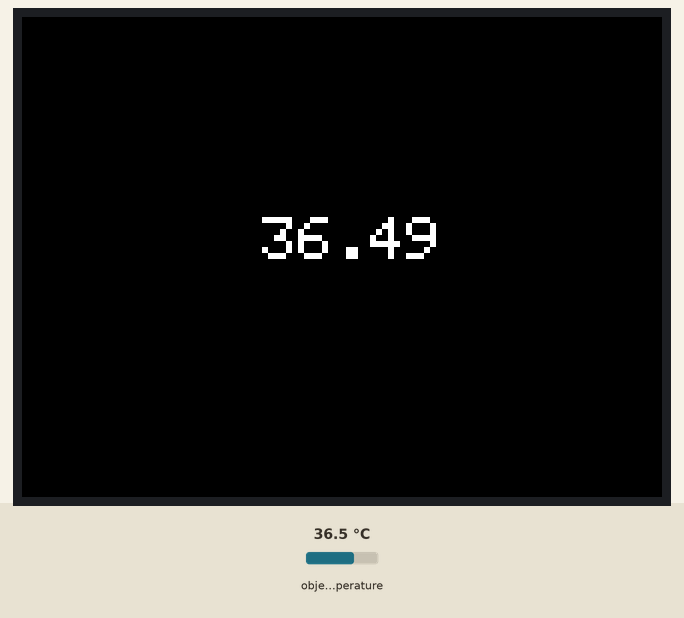
The sketch below on a simulated ESP32. Parts: 320×240 colour display. Wiring (inferred from the names in the program): MLX90614 thermometer at I2C address 0x5A. The inputs (shaded band) are chosen by the test bench; at power-on: object temperature 36.5 °C.

Above: at 1.4 s.
1.5 s: object temperature set to 20 °C
At 2.9 s:
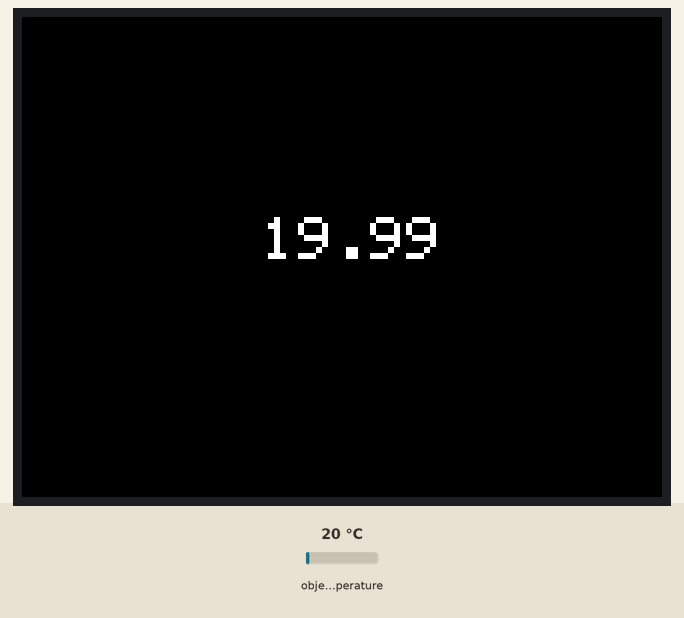
3.2 s: object temperature set to 26 °C
At 4.5 s:
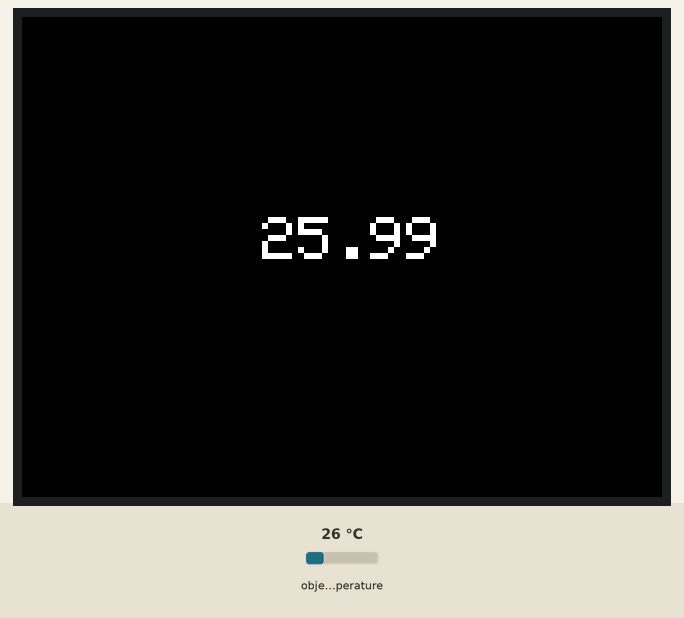
4.8 s: object temperature set to 32 °C
At 6.3 s:
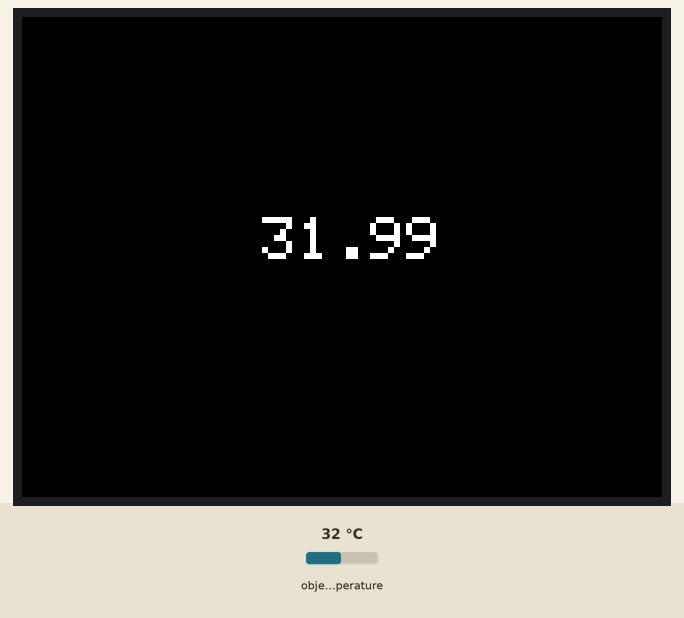
Timing chart, 0 to 7.8 s (numbered marks = the images above; inputs shaded):
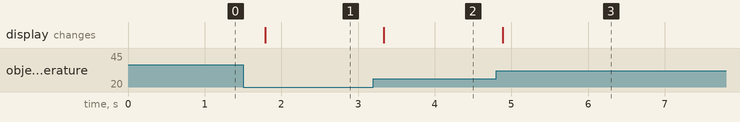

The sketch:

ncir.ino
```cpp
#include <M5Stack.h>
#include <Wire.h>

float ncirtemperature();

void setup() {
    M5.begin();
    Wire.begin();

    M5.Lcd.setTextSize(3);
    M5.Lcd.fillScreen(BLACK);
}

void loop() {
    float temperature = ncirtemperature();

    M5.Lcd.fillRect(120,100,120,100,BLACK);
    M5.Lcd.setCursor(120, 100);
    M5.Lcd.print(temperature);

    delay(500);
}
```

mlx90614.cpp
```cpp
#include <Wire.h>

#define NCIR_ADDR 0x5A

float ncirtemperature() {
    uint16_t result;

    Wire.beginTransmission(NCIR_ADDR);     // MLX90614のI2Cアドレスを送信
    Wire.write(0x07);                      // MLX90614内のアドレスを送信
    Wire.endTransmission(false);           // 通信を実行
    Wire.requestFrom(NCIR_ADDR, 2);        // MLX90614から2バイト送信要求
    result = Wire.read();                  // データの下位バイトを受信
    result |= Wire.read() << 8;            // データの上位バイトを受信

    return result * 0.02 - 273.15;         // 温度を計算
}
```

Measured:
- after the input at 1.5 s, the display: changes after 0.29 s (image 1)
- after the input at 3.2 s, the display: changes after 0.14 s (image 2)
- after the input at 4.8 s, the display: changes after 0.09 s (image 3)
